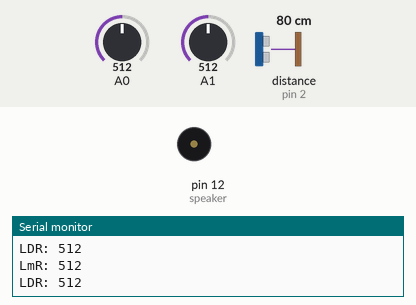
This sketch was run on a simulated Arduino Uno, built with avr-gcc and run on an emulated ATmega328P. Parts: buzzer (waves = sounding), the last lines printed to the serial monitor. Wiring (inferred from the names in the program): range finder with pulse-width output: data pin 2. The inputs (shaded band) are chosen by the test bench; at power-on: A0 = 512, A1 = 512, distance to the obstacle (sensor on pin 2) 80 cm.

Above: at 4.0 s.
4.1 s: A0 set to 0
At 6.9 s:
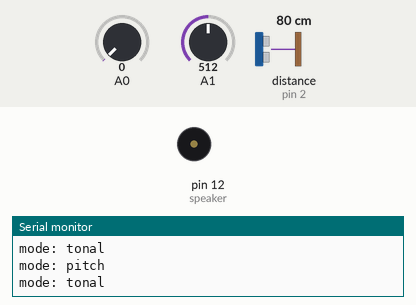
7.1 s: A0 set to 511
10.1 s: A1 set to 0
At 11.3 s:
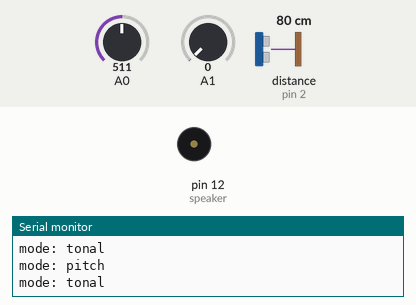
11.6 s: A1 set to 511
At 12.01 s:
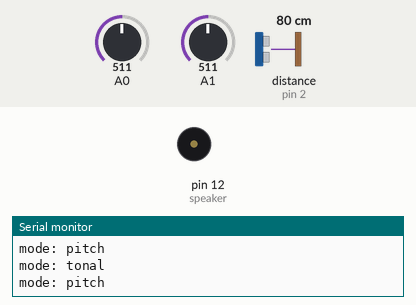
Timing chart, 0 to 15.6 s (numbered marks = the images above; inputs shaded):
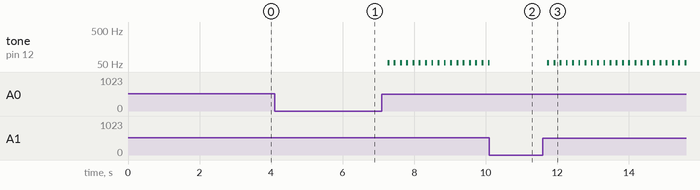

Measured:
- after the input at 4.1 s, tone on pin 12 (speaker): stays silent (without the input it goes to 192 Hz after 3.0 s)
- after the input at 10.1 s, tone on pin 12 (speaker): goes on until 10.1 s, then stays silent
- after the input at 11.6 s, tone on pin 12 (speaker): alternates 55 Hz for 0.05 s and silent for 0.12 s, starting after 0.12 s

The sketch:

theremin_code.ino
```cpp
#include <TimerOne.h>

// boundaries
const int min_pitch = 55;
const int max_pitch = 900;
const int min_delay = 50;
const int max_delay = 200;

int min_in = 1023;
int max_in = 0;


// pins
const byte speaker = 12;
const byte interruptPin = 2;

// note sets
const int tones[89] = {31,33,35,37,39,41,44,46,49,52,55,58,62,65,69,73,78,82,87,93,98,104,110,117,123,131,139,147,156,165,175,185,196,208,220,233,247,262,277,294,311,330,349,370,392,415,440,466,494,523,554,587,622,659,698,740,784,831,880,932,988,1047,1109,1175,1245,1319,1397,1480,1568,1661,1760,1865,1976,2093,2217,2349,2489,2637,2794,2960,3136,3322,3520,3729,3951,4186,4435,4699,4978};
const int tones4[13] = {31,262,277,294,311,330,349,370,392,415,440,466,494};
const int tonesNS[54] = {31,33,37,41,44,49,55,62,65,73,82,87,98,110,123,131,147,165,175,196,220,247,262,294,330,349,392,440,494,523,587,659,698,784,880,988,1047,1175,1319,1397,1568,1760,1976,2093,2349,2637,2794,3136,3520,3951,4186,4699,0};

// 0 -- tonal mode, 1 -- pitch mode
volatile byte mode = 0;

void setup() {
    // put your setup code here, to run once:

    pinMode(interruptPin, INPUT_PULLUP);
    attachInterrupt(digitalPinToInterrupt(interruptPin), change_mode, FALLING);

    Serial.begin(9600);
    Serial.println("Initialized");

//    Timer1.initialize(1000000);
//    Timer1.attachInterrupt(trace_potentiometr);

    say_hello();
}

bool calibrated = false;

void loop() {
    // put your main code here, to run repeatedly:

    if (millis() < 5000) {
      collect_range();
    }

    if (millis() > 5000 && !calibrated) {
        say_hello();
        show_range();
        calibrated = true;
    }

    if (calibrated) {
        int ldr_in = analogRead(0);

        int pot_in = analogRead(1);
        int wait;
        if (pot_in == 0) {
            wait = 0;
        }
        else {
            wait = map(pot_in, 0, 1023, min_delay, max_delay);
        }

        if (mode == 0) {
//            Serial.println("..............in tonal mode");
            int note = floor(map(ldr_in, min_in, max_in, 0, 53));
            tone(speaker, tonesNS[note], 50);

        }
        else {
//            Serial.println("..............in pitch mode");
            int pitch = map(ldr_in, min_in, max_in, min_pitch, max_pitch);
            if (pitch > 800) pitch = 0;
            tone(speaker, pitch, 50);
        }

        delay(wait);

        if (wait > 0) {
          tone(speaker, 55, 25);
          delay(25);

          tone(speaker, 55, 25);
          delay(25);

        }
    }
}

void change_mode() {
    mode = !mode;
    Serial.print("mode: ");
    Serial.println((mode == 0) ? "tonal" : "pitch");
}

void say_hello() {
    int sum = 0;
    for (int pitch = 150; pitch < 200; pitch++){
       tone(speaker, pitch, 5);
       delay(5);
    }
    delay(2);
    for (int pitch = 100; pitch < 200; pitch++){
       tone(speaker, pitch, 5);
       delay(5);
    }
}

void collect_range() {
    int in = analogRead(0);
    trace_input();
    if (in > max_in) {
        max_in = in;
    }
    if (in < min_in) {
        min_in = in;
    }
}

void trace_input() {
  Serial.print("LDR: ");
  Serial.println(analogRead(0));
}

void trace_potentiometr() {
  Serial.print("Potentiometr: ");
  Serial.println(analogRead(1));
}

void show_range() {
    Serial.print("Range: ");
    Serial.print(min_in);
    Serial.print(" -- ");
    Serial.println(max_in);
}
```
